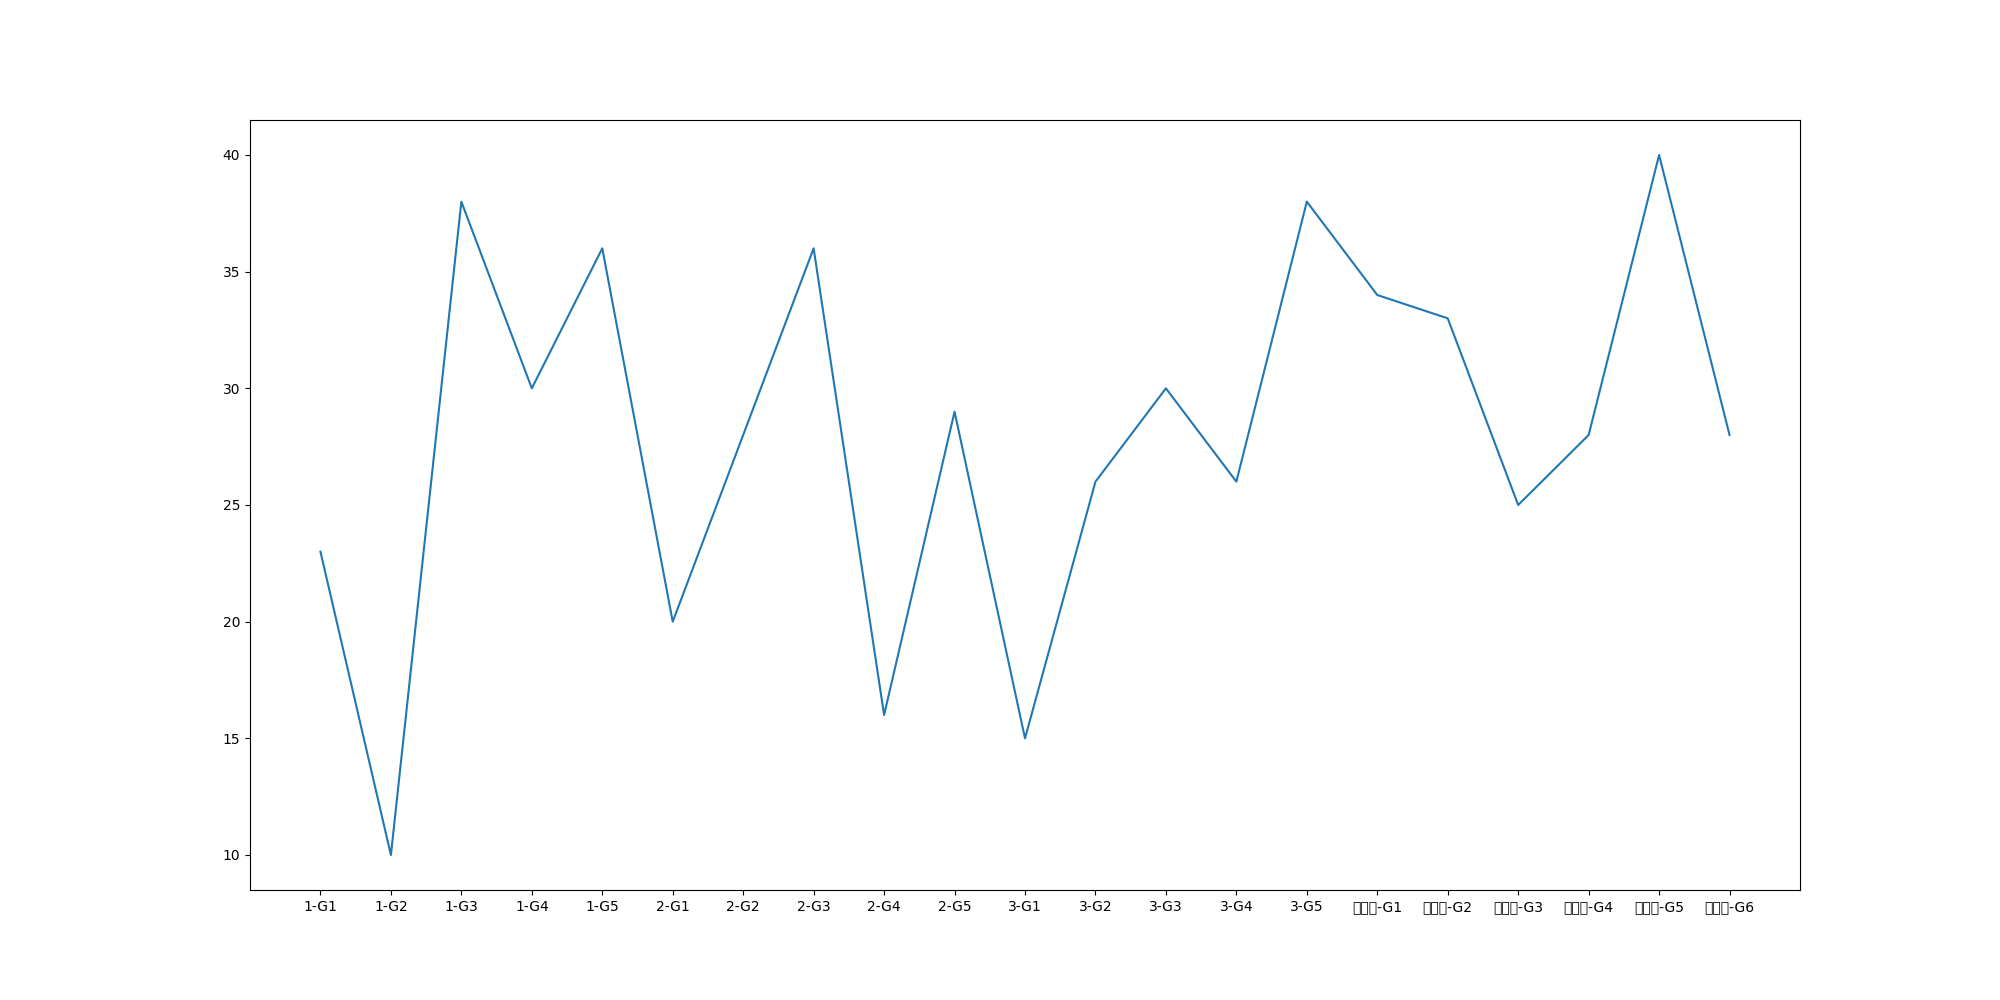

Write Python code to recreate this figure.
# coding=utf-8
import matplotlib
import matplotlib.pyplot as plt
# matplotlib.use("Qt5Agg")

plt.figure(figsize=(20, 10), dpi=100)
game = ['1-G1', '1-G2', '1-G3', '1-G4', '1-G5', '2-G1', '2-G2', '2-G3', '2-G4', '2-G5', '3-G1', '3-G2', '3-G3',
        '3-G4', '3-G5', '总决赛-G1', '总决赛-G2', '总决赛-G3', '总决赛-G4', '总决赛-G5', '总决赛-G6']
scores = [23, 10, 38, 30, 36, 20, 28, 36, 16, 29, 15, 26, 30, 26, 38, 34, 33, 25, 28, 40, 28]
plt.plot(game, scores)
# plt.savefig('./test.png')
plt.show()
plt.imshow(['10.0'])
